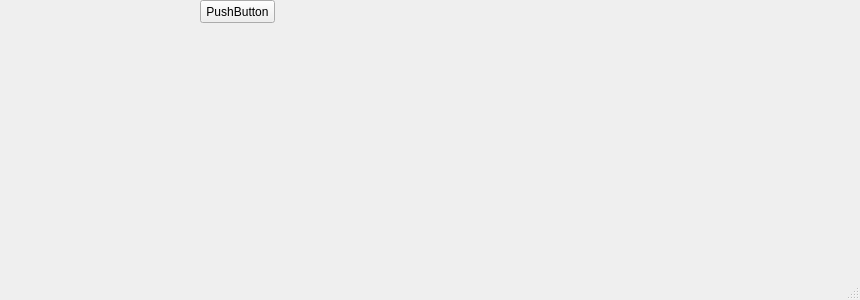
<?xml version="1.0" encoding="UTF-8"?>
<ui version="4.0">
 <class>sequenceBox</class>
 <widget class="QMainWindow" name="sequenceBox">
  <property name="geometry">
   <rect>
    <x>0</x>
    <y>0</y>
    <width>860</width>
    <height>300</height>
   </rect>
  </property>
  <property name="windowTitle">
   <string>sequenceBox</string>
  </property>
  <widget class="QWidget" name="centralWidget">
   <widget class="QPushButton" name="pushButton">
    <property name="geometry">
     <rect>
      <x>200</x>
      <y>0</y>
      <width>75</width>
      <height>23</height>
     </rect>
    </property>
    <property name="text">
     <string>PushButton</string>
    </property>
   </widget>
  </widget>
  <widget class="QMenuBar" name="menuBar">
   <property name="geometry">
    <rect>
     <x>0</x>
     <y>0</y>
     <width>860</width>
     <height>20</height>
    </rect>
   </property>
  </widget>
  <widget class="QStatusBar" name="statusBar"/>
 </widget>
 <layoutdefault spacing="6" margin="11"/>
 <resources/>
 <connections/>
</ui>
